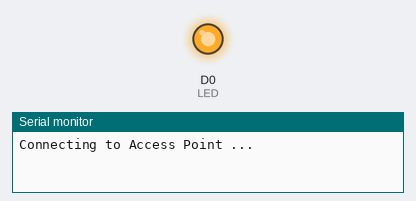
Recording of a sketch running on a simulated ESP8266 (NodeMCU). Shown: output pins drawn as LEDs (lit = HIGH), the last lines printed to the serial monitor. WiFi joins after 1.5 s; servers stay silent unless stated.

Above: at 0.1 s.
At 1.6 s:
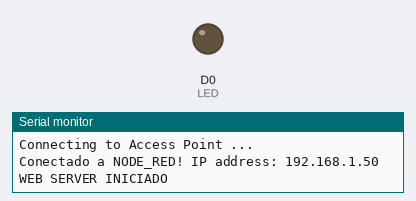
Timing chart, 0 to 3.1 s (numbered marks = the images above):
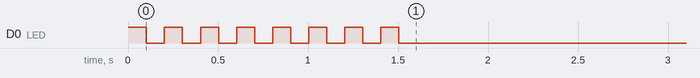

The sketch:

Server1.ino
```cpp
#include "ESP8266WiFi.h"
#include <ESP8266WebServer.h>

#define LED D0
#define LED_OFF HIGH
#define LED_ON  LOW

boolean ledState=false;

ESP8266WebServer server(80);

void setup() {

  pinMode(LED, OUTPUT);
  digitalWrite(LED,LED_OFF);
  Serial.begin(115200);

  Serial.println();
  Serial.println("Connecting to Access Point ...");
  WiFi.disconnect();
  WiFi.begin("NODE_RED", "GEDA2016");

  while (WiFi.status() != WL_CONNECTED) {
    ledState = !ledState;
    digitalWrite(LED, ledState);
    delay(100);
  }
  digitalWrite(LED,LED_ON);
  Serial.print("Conectado a NODE_RED! IP address: ");
  Serial.println(WiFi.localIP());

  server.on("/", root);
  server.begin();
  Serial.println("WEB SERVER INICIADO");
}

void loop() {
  server.handleClient();
}

void root() {
  server.send(200, "text/html", "<h1>Conectado al servidor web!</h1>");
}
```
